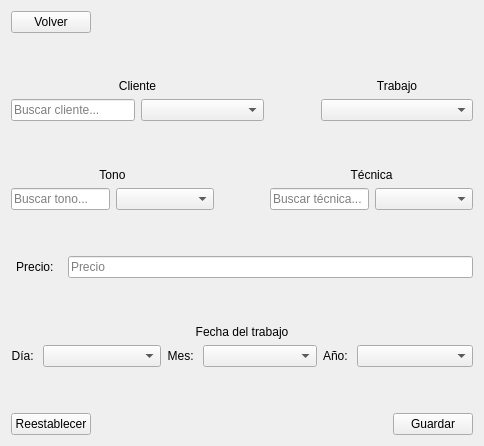
<?xml version="1.0" encoding="UTF-8"?>
<ui version="4.0">
 <class>trabajoForm</class>
 <widget class="QWidget" name="trabajoForm">
  <property name="geometry">
   <rect>
    <x>0</x>
    <y>0</y>
    <width>484</width>
    <height>446</height>
   </rect>
  </property>
  <property name="windowTitle">
   <string>Form</string>
  </property>
  <property name="styleSheet">
   <string notr="true"/>
  </property>
  <layout class="QVBoxLayout" name="verticalLayout_7">
   <item>
    <layout class="QHBoxLayout" name="horizontalLayout">
     <item>
      <widget class="QPushButton" name="bt_back">
       <property name="cursor">
        <cursorShape>PointingHandCursor</cursorShape>
       </property>
       <property name="text">
        <string>Volver</string>
       </property>
       <property name="icon">
        <iconset>
         <normaloff>images/back-arrow.svg</normaloff>images/back-arrow.svg</iconset>
       </property>
       <property name="iconSize">
        <size>
         <width>32</width>
         <height>32</height>
        </size>
       </property>
      </widget>
     </item>
     <item>
      <spacer name="horizontalSpacer">
       <property name="orientation">
        <enum>Qt::Horizontal</enum>
       </property>
       <property name="sizeHint" stdset="0">
        <size>
         <width>40</width>
         <height>20</height>
        </size>
       </property>
      </spacer>
     </item>
    </layout>
   </item>
   <item>
    <spacer name="verticalSpacer_3">
     <property name="orientation">
      <enum>Qt::Vertical</enum>
     </property>
     <property name="sizeHint" stdset="0">
      <size>
       <width>20</width>
       <height>40</height>
      </size>
     </property>
    </spacer>
   </item>
   <item>
    <layout class="QHBoxLayout" name="horizontalLayout_15" stretch="5,1,3">
     <item>
      <layout class="QVBoxLayout" name="verticalLayout">
       <item>
        <widget class="QLabel" name="label">
         <property name="text">
          <string>Cliente</string>
         </property>
         <property name="alignment">
          <set>Qt::AlignCenter</set>
         </property>
        </widget>
       </item>
       <item>
        <layout class="QHBoxLayout" name="horizontalLayout_2" stretch="5,5">
         <item>
          <widget class="QLineEdit" name="search_client">
           <property name="placeholderText">
            <string>Buscar cliente...</string>
           </property>
          </widget>
         </item>
         <item>
          <widget class="QComboBox" name="cb_client">
           <property name="placeholderText">
            <string>Cliente</string>
           </property>
          </widget>
         </item>
        </layout>
       </item>
      </layout>
     </item>
     <item>
      <spacer name="horizontalSpacer_4">
       <property name="orientation">
        <enum>Qt::Horizontal</enum>
       </property>
       <property name="sizeHint" stdset="0">
        <size>
         <width>40</width>
         <height>20</height>
        </size>
       </property>
      </spacer>
     </item>
     <item>
      <layout class="QVBoxLayout" name="verticalLayout_4">
       <item>
        <widget class="QLabel" name="label_2">
         <property name="text">
          <string>Trabajo</string>
         </property>
         <property name="alignment">
          <set>Qt::AlignCenter</set>
         </property>
        </widget>
       </item>
       <item>
        <widget class="QComboBox" name="cb_t_trabajo">
         <property name="placeholderText">
          <string>Trabajo</string>
         </property>
        </widget>
       </item>
      </layout>
     </item>
    </layout>
   </item>
   <item>
    <spacer name="verticalSpacer_2">
     <property name="orientation">
      <enum>Qt::Vertical</enum>
     </property>
     <property name="sizeHint" stdset="0">
      <size>
       <width>20</width>
       <height>40</height>
      </size>
     </property>
    </spacer>
   </item>
   <item>
    <layout class="QHBoxLayout" name="horizontalLayout_16" stretch="4,1,4">
     <item>
      <layout class="QVBoxLayout" name="verticalLayout_2">
       <item>
        <widget class="QLabel" name="label_3">
         <property name="text">
          <string>Tono</string>
         </property>
         <property name="alignment">
          <set>Qt::AlignCenter</set>
         </property>
        </widget>
       </item>
       <item>
        <layout class="QHBoxLayout" name="horizontalLayout_4" stretch="5,5">
         <item>
          <widget class="QLineEdit" name="search_tono">
           <property name="placeholderText">
            <string>Buscar tono...</string>
           </property>
          </widget>
         </item>
         <item>
          <widget class="QComboBox" name="cb_tono"/>
         </item>
        </layout>
       </item>
      </layout>
     </item>
     <item>
      <spacer name="horizontalSpacer_3">
       <property name="orientation">
        <enum>Qt::Horizontal</enum>
       </property>
       <property name="sizeHint" stdset="0">
        <size>
         <width>40</width>
         <height>20</height>
        </size>
       </property>
      </spacer>
     </item>
     <item>
      <layout class="QVBoxLayout" name="verticalLayout_3">
       <item>
        <widget class="QLabel" name="label_4">
         <property name="text">
          <string>Técnica</string>
         </property>
         <property name="alignment">
          <set>Qt::AlignCenter</set>
         </property>
        </widget>
       </item>
       <item>
        <layout class="QHBoxLayout" name="horizontalLayout_5" stretch="5,5">
         <item>
          <widget class="QLineEdit" name="search_tecnica">
           <property name="placeholderText">
            <string>Buscar técnica...</string>
           </property>
          </widget>
         </item>
         <item>
          <widget class="QComboBox" name="cb_tecnica"/>
         </item>
        </layout>
       </item>
      </layout>
     </item>
    </layout>
   </item>
   <item>
    <spacer name="verticalSpacer">
     <property name="orientation">
      <enum>Qt::Vertical</enum>
     </property>
     <property name="sizeHint" stdset="0">
      <size>
       <width>20</width>
       <height>40</height>
      </size>
     </property>
    </spacer>
   </item>
   <item>
    <layout class="QHBoxLayout" name="horizontalLayout_6" stretch="1,8">
     <item>
      <widget class="QLabel" name="label_5">
       <property name="text">
        <string>Precio: </string>
       </property>
       <property name="alignment">
        <set>Qt::AlignCenter</set>
       </property>
      </widget>
     </item>
     <item>
      <widget class="QLineEdit" name="precio">
       <property name="placeholderText">
        <string>Precio</string>
       </property>
      </widget>
     </item>
    </layout>
   </item>
   <item>
    <spacer name="verticalSpacer_5">
     <property name="orientation">
      <enum>Qt::Vertical</enum>
     </property>
     <property name="sizeHint" stdset="0">
      <size>
       <width>20</width>
       <height>40</height>
      </size>
     </property>
    </spacer>
   </item>
   <item>
    <layout class="QVBoxLayout" name="verticalLayout_6">
     <item>
      <widget class="QLabel" name="label_13">
       <property name="text">
        <string>Fecha del trabajo</string>
       </property>
       <property name="alignment">
        <set>Qt::AlignCenter</set>
       </property>
      </widget>
     </item>
     <item>
      <layout class="QHBoxLayout" name="horizontalLayout_14">
       <item>
        <layout class="QHBoxLayout" name="horizontalLayout_13" stretch="1,8">
         <item>
          <widget class="QLabel" name="label_10">
           <property name="text">
            <string>Día: </string>
           </property>
           <property name="alignment">
            <set>Qt::AlignRight|Qt::AlignTrailing|Qt::AlignVCenter</set>
           </property>
          </widget>
         </item>
         <item>
          <widget class="QComboBox" name="w_day">
           <property name="placeholderText">
            <string>Seleccione</string>
           </property>
          </widget>
         </item>
        </layout>
       </item>
       <item>
        <layout class="QHBoxLayout" name="horizontalLayout_12" stretch="1,8">
         <item>
          <widget class="QLabel" name="label_11">
           <property name="text">
            <string>Mes: </string>
           </property>
           <property name="alignment">
            <set>Qt::AlignRight|Qt::AlignTrailing|Qt::AlignVCenter</set>
           </property>
          </widget>
         </item>
         <item>
          <widget class="QComboBox" name="w_month">
           <property name="placeholderText">
            <string>Seleccione</string>
           </property>
          </widget>
         </item>
        </layout>
       </item>
       <item>
        <layout class="QHBoxLayout" name="horizontalLayout_11" stretch="1,8">
         <item>
          <widget class="QLabel" name="label_12">
           <property name="text">
            <string>Año: </string>
           </property>
           <property name="alignment">
            <set>Qt::AlignRight|Qt::AlignTrailing|Qt::AlignVCenter</set>
           </property>
          </widget>
         </item>
         <item>
          <widget class="QComboBox" name="w_year">
           <property name="placeholderText">
            <string>Seleccione</string>
           </property>
          </widget>
         </item>
        </layout>
       </item>
      </layout>
     </item>
    </layout>
   </item>
   <item>
    <spacer name="verticalSpacer_4">
     <property name="orientation">
      <enum>Qt::Vertical</enum>
     </property>
     <property name="sizeHint" stdset="0">
      <size>
       <width>20</width>
       <height>40</height>
      </size>
     </property>
    </spacer>
   </item>
   <item>
    <layout class="QHBoxLayout" name="horizontalLayout_3">
     <item>
      <widget class="QPushButton" name="bt_refresh">
       <property name="text">
        <string>Reestablecer</string>
       </property>
       <property name="icon">
        <iconset>
         <normaloff>images/refresh.svg</normaloff>images/refresh.svg</iconset>
       </property>
       <property name="iconSize">
        <size>
         <width>32</width>
         <height>32</height>
        </size>
       </property>
      </widget>
     </item>
     <item>
      <spacer name="horizontalSpacer_2">
       <property name="orientation">
        <enum>Qt::Horizontal</enum>
       </property>
       <property name="sizeHint" stdset="0">
        <size>
         <width>40</width>
         <height>20</height>
        </size>
       </property>
      </spacer>
     </item>
     <item>
      <widget class="QPushButton" name="bt_save">
       <property name="cursor">
        <cursorShape>PointingHandCursor</cursorShape>
       </property>
       <property name="text">
        <string>Guardar</string>
       </property>
       <property name="icon">
        <iconset>
         <normaloff>images/save.svg</normaloff>images/save.svg</iconset>
       </property>
       <property name="iconSize">
        <size>
         <width>32</width>
         <height>32</height>
        </size>
       </property>
      </widget>
     </item>
    </layout>
   </item>
  </layout>
 </widget>
 <resources/>
 <connections/>
</ui>
